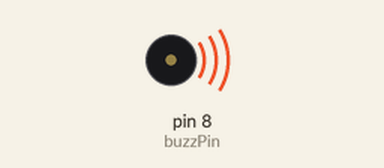
Recording of a sketch running on a simulated Arduino Uno, built with avr-gcc and run on an emulated ATmega328P. Shown: buzzer (waves = sounding).

Above: at 0.1 s.
Timing chart, 0 to 40.0 s (numbered marks = the images above):
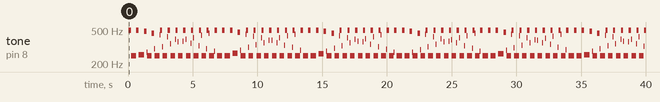

Measured:
- by itself, tone on pin 8 (buzzPin): plays 496 Hz for 0.20 s, 249 Hz for 0.40 s, 496 Hz for 0.20 s, 255 Hz for 0.40 s, 483 Hz for 0.20 s, 275 Hz for 0.04 s … (228 notes in this stretch)

The sketch:

buzzer3.ino
```cpp
int buzzPin = 8;
int s_delay = 1;
int l_delay = 2;
int j;

void setup() {
  // put your setup code here, to run once:
pinMode(buzzPin, OUTPUT);
}

void loop() {
  // put your main code here, to run repeatedly:
for(j = 1; j <=100; j++){
  digitalWrite(buzzPin, HIGH);
  delay(s_delay);
  digitalWrite(buzzPin, LOW);
  delay(s_delay);
}
for(j = 1; j <=100; j++){
  digitalWrite(buzzPin, HIGH);
  delay(l_delay);
  digitalWrite(buzzPin, LOW);
  delay(l_delay);
}
}
```
